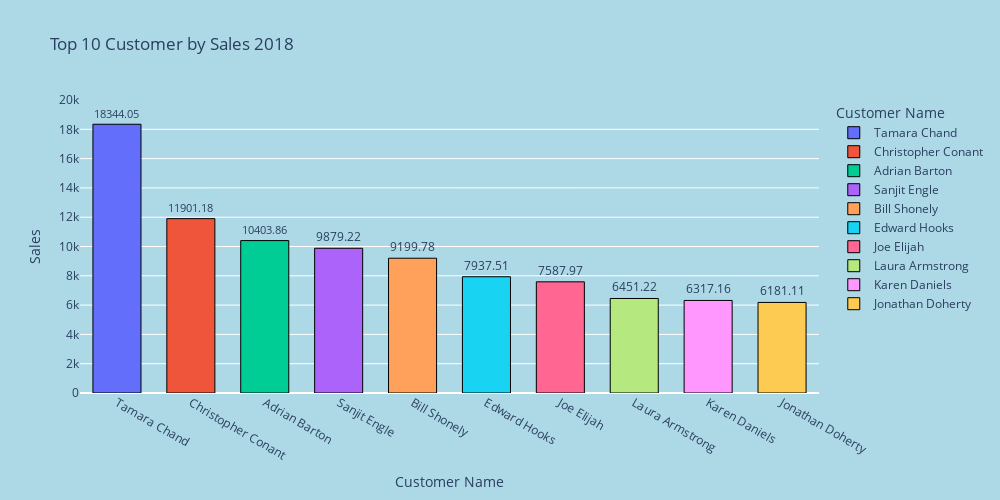

Notebook code cell kept with this figure:
### Code cell
# Top 10 Customer by sales 2018
year=df[df['Order Date'].dt.year==2018]
top=year.groupby('Customer Name')['Sales'].sum().reset_index().nlargest(10,'Sales').round(2)

fig=px.bar(top,x='Customer Name',y='Sales',color='Customer Name',title='Top 10 Customer by Sales 2018',text='Sales')
fig.update_layout(height=500,width=1000,paper_bgcolor='lightblue',plot_bgcolor='lightblue',
                  yaxis=dict(gridwidth=1,gridcolor='white'))
fig.update_traces(width=0.65,textposition='outside',marker_line_color='black',marker_line_width=1)
fig.update_yaxes(range=[0,20000],dtick=2000)
fig.show()

### Figure 1 — Plotly figure (JSON) as saved in the notebook; plotly's stock layout.template omitted (floating-point values rounded to 4 significant figures)
{"data": [{"alignmentgroup": "True", "hovertemplate": "Customer Name=%{x}<br>Sales=%{text}<extra></extra>", "legendgroup": "Tamara Chand", "marker": {"color": "#636efa", "line": {"color": "black", "width": 1}, "pattern": {"shape": ""}}, "name": "Tamara Chand", "offsetgroup": "Tamara Chand", "orientation": "v", "showlegend": true, "text": [18340.0], "textposition": "outside", "type": "bar", "width": 0.65, "x": ["Tamara Chand"], "xaxis": "x", "y": [18340.0], "yaxis": "y"}, {"alignmentgroup": "True", "hovertemplate": "Customer Name=%{x}<br>Sales=%{text}<extra></extra>", "legendgroup": "Christopher Conant", "marker": {"color": "#EF553B", "line": {"color": "black", "width": 1}, "pattern": {"shape": ""}}, "name": "Christopher Conant", "offsetgroup": "Christopher Conant", "orientation": "v", "showlegend": true, "text": [11900.0], "textposition": "outside", "type": "bar", "width": 0.65, "x": ["Christopher Conant"], "xaxis": "x", "y": [11900.0], "yaxis": "y"}, {"alignmentgroup": "True", "hovertemplate": "Customer Name=%{x}<br>Sales=%{text}<extra></extra>", "legendgroup": "Adrian Barton", "marker": {"color": "#00cc96", "line": {"color": "black", "width": 1}, "pattern": {"shape": ""}}, "name": "Adrian Barton", "offsetgroup": "Adrian Barton", "orientation": "v", "showlegend": true, "text": [10400.0], "textposition": "outside", "type": "bar", "width": 0.65, "x": ["Adrian Barton"], "xaxis": "x", "y": [10400.0], "yaxis": "y"}, {"alignmentgroup": "True", "hovertemplate": "Customer Name=%{x}<br>Sales=%{text}<extra></extra>", "legendgroup": "Sanjit Engle", "marker": {"color": "#ab63fa", "line": {"color": "black", "width": 1}, "pattern": {"shape": ""}}, "name": "Sanjit Engle", "offsetgroup": "Sanjit Engle", "orientation": "v", "showlegend": true, "text": [9879.0], "textposition": "outside", "type": "bar", "width": 0.65, "x": ["Sanjit Engle"], "xaxis": "x", "y": [9879.0], "yaxis": "y"}, {"alignmentgroup": "True", "hovertemplate": "Customer Name=%{x}<br>Sales=%{text}<extra></extra>", "legendgroup": "Bill Shonely", "marker": {"color": "#FFA15A", "line": {"color": "black", "width": 1}, "pattern": {"shape": ""}}, "name": "Bill Shonely", "offsetgroup": "Bill Shonely", "orientation": "v", "showlegend": true, "text": [9200.0], "textposition": "outside", "type": "bar", "width": 0.65, "x": ["Bill Shonely"], "xaxis": "x", "y": [9200.0], "yaxis": "y"}, {"alignmentgroup": "True", "hovertemplate": "Customer Name=%{x}<br>Sales=%{text}<extra></extra>", "legendgroup": "Edward Hooks", "marker": {"color": "#19d3f3", "line": {"color": "black", "width": 1}, "pattern": {"shape": ""}}, "name": "Edward Hooks", "offsetgroup": "Edward Hooks", "orientation": "v", "showlegend": true, "text": [7938.0], "textposition": "outside", "type": "bar", "width": 0.65, "x": ["Edward Hooks"], "xaxis": "x", "y": [7938.0], "yaxis": "y"}, {"alignmentgroup": "True", "hovertemplate": "Customer Name=%{x}<br>Sales=%{text}<extra></extra>", "legendgroup": "Joe Elijah", "marker": {"color": "#FF6692", "line": {"color": "black", "width": 1}, "pattern": {"shape": ""}}, "name": "Joe Elijah", "offsetgroup": "Joe Elijah", "orientation": "v", "showlegend": true, "text": [7588.0], "textposition": "outside", "type": "bar", "width": 0.65, "x": ["Joe Elijah"], "xaxis": "x", "y": [7588.0], "yaxis": "y"}, {"alignmentgroup": "True", "hovertemplate": "Customer Name=%{x}<br>Sales=%{text}<extra></extra>", "legendgroup": "Laura Armstrong", "marker": {"color": "#B6E880", "line": {"color": "black", "width": 1}, "pattern": {"shape": ""}}, "name": "Laura Armstrong", "offsetgroup": "Laura Armstrong", "orientation": "v", "showlegend": true, "text": [6451.0], "textposition": "outside", "type": "bar", "width": 0.65, "x": ["Laura Armstrong"], "xaxis": "x", "y": [6451.0], "yaxis": "y"}, {"alignmentgroup": "True", "hovertemplate": "Customer Name=%{x}<br>Sales=%{text}<extra></extra>", "legendgroup": "Karen Daniels", "marker": {"color": "#FF97FF", "line": {"color": "black", "width": 1}, "pattern": {"shape": ""}}, "name": "Karen Daniels", "offsetgroup": "Karen Daniels", "orientation": "v", "showlegend": true, "text": [6317.0], "textposition": "outside", "type": "bar", "width": 0.65, "x": ["Karen Daniels"], "xaxis": "x", "y": [6317.0], "yaxis": "y"}, {"alignmentgroup": "True", "hovertemplate": "Customer Name=%{x}<br>Sales=%{text}<extra></extra>", "legendgroup": "Jonathan Doherty", "marker": {"color": "#FECB52", "line": {"color": "black", "width": 1}, "pattern": {"shape": ""}}, "name": "Jonathan Doherty", "offsetgroup": "Jonathan Doherty", "orientation": "v", "showlegend": true, "text": [6181.0], "textposition": "outside", "type": "bar", "width": 0.65, "x": ["Jonathan Doherty"], "xaxis": "x", "y": [6181.0], "yaxis": "y"}], "layout": {"barmode": "relative", "height": 500, "legend": {"title": {"text": "Customer Name"}, "tracegroupgap": 0}, "paper_bgcolor": "lightblue", "plot_bgcolor": "lightblue", "title": {"text": "Top 10 Customer by Sales 2018"}, "width": 1000, "xaxis": {"anchor": "y", "categoryarray": ["Tamara Chand", "Christopher Conant", "Adrian Barton", "Sanjit Engle", "Bill Shonely", "Edward Hooks", "Joe Elijah", "Laura Armstrong", "Karen Daniels", "Jonathan Doherty"], "categoryorder": "array", "domain": [0, 1], "title": {"text": "Customer Name"}}, "yaxis": {"anchor": "x", "domain": [0, 1], "dtick": 2000, "gridcolor": "white", "gridwidth": 1, "range": [0, 20000], "title": {"text": "Sales"}}}}
